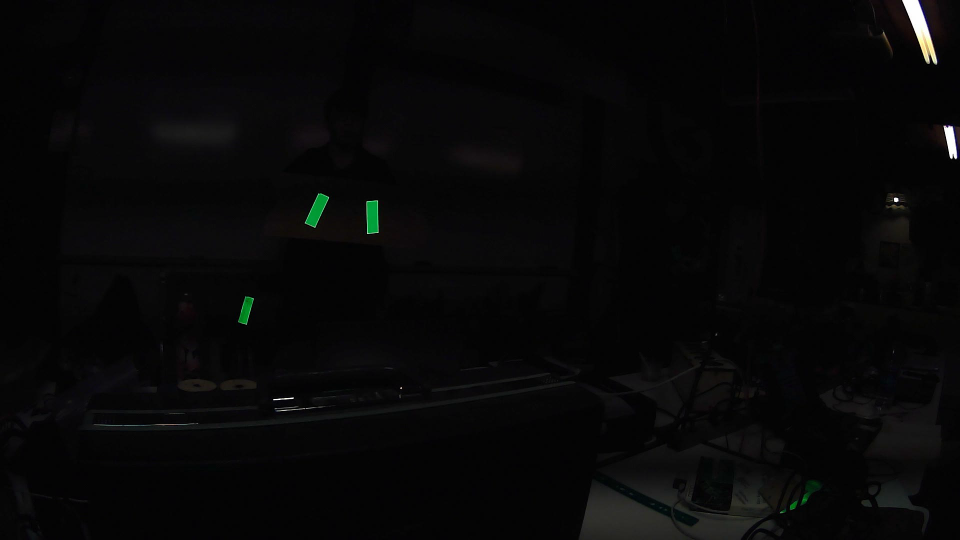
#> input picture 2019 Pipeline/img_0813.png, 1920 x 1080 px, found by its file name (shown at 1/2 size)
$ python processimage.py   (older library calls are emulated)
#> lines starting #> are read from the running program, lines starting #| are printed output that depends on the picture; after the words box and inside, x2 and y2 are one past the last pixel; in counts of white or black regions, pixels touching at a corner belong together
import math
import os
import numpy as np
import cv2

from   configs import configs

def display_scaled_image(name, image, scale):
    """Function to display a scaled cv2 image
    :param name:
        Window name
    :type name:
        basestring
    :param image:
        Image as numpy array
    :type image:
        numpy.ndarray
    :param scale:
        Scale factor applied to image
    :type scale:
        float
    """
    height, width = image.shape[:2]
    cv2.imshow(name, cv2.resize(image,
            (int(scale * width), int(scale * height)),
            interpolation=cv2.INTER_CUBIC))


# [5 lines left out: function point_dist, not called in this run]


class Point(object):
    # [31 lines left out: functions __init__, dist, angle, not called in this run]


class RotatedRect(object):
    # [11 lines left out: functions __init__, ratio, not called in this run]


class VisionTarget(object):
    # Data from 4.10 Vision Tragets
    # a pair of 5½ in. (~14 cm) long by 2 in. (~5 cm) wide strips
    rect_height = 5.5
    rect_height_m = rect_height * 0.0254
    rect_width = 2
    rect_aspect_ratio = rect_height / rect_width
    angle = 90 - (2 * 14.5)  # angled toward each other at ~14.5 degrees
    center_cap = 11.31  # cacualted based on specs

    camera_hfov = 80.0  # degrees
    camera_hres = configs['camera_res'][0]  # pixels
    camera_vres = configs['camera_res'][1]  # pixels
    camera_px_per_deg = camera_hres / camera_hfov

    def __init__(self, left_rect, right_rect):
        self.l_rect = RotatedRect(left_rect)
        self.r_rect = RotatedRect(right_rect)

    # [65 lines left out: functions angle, parallax, distance, pos, size, dict, not called in this run]


class ProcessImage(object):

    def __init__(self):
        (self.cv2major, self.cv2minor, _) = cv2.__version__.split(".")
        self.colors           = configs['MarkingColors']
        self.HSV_Top          = configs['HSV_Top']
        self.HSV_Bot          = configs['HSV_Bot']
        self.Min_Rect_Area    = configs['Min_Area']
        self.Max_Trgt_Ratio   = configs['MaxTargetRatio']
        self.Rect_Ratio_Limit = configs['RectRatioLimit']
        self.Min_Ang          = configs['MinAngle']
        self.Max_Ang          = configs['MaxAngle']

    def FindTarget(self, image):
        height, width, _ = image.shape
        image_area = height * width

        # Convert BGR to HSV
        # 7,4,12,13,13,6,6,8 ms
        # e1 = cv2.getTickCount()
        HSV_image = cv2.cvtColor(image, cv2.COLOR_BGR2HSV)

        # HSV threshold
        # 12,7,5,6,6,6,6,11 ms
        #e2 = cv2.getTickCount()
        threshold = cv2.inRange(HSV_image, self.HSV_Top, self.HSV_Bot)

        # Find Contours
        # 252, 76, 141, 48, 114
        #e3 = cv2.getTickCount()
        if self.cv2major == '4':
            contours, _    = cv2.findContours(threshold, mode=cv2.RETR_EXTERNAL, method=cv2.CHAIN_APPROX_SIMPLE)
        else:
            _, contours, _ = cv2.findContours(threshold, mode=cv2.RETR_EXTERNAL, method=cv2.CHAIN_APPROX_SIMPLE)
        # print("proc:{}contoures".format(len(contours)))

        # Filter Contours that are smaller than threshold
        # 46, 41, 0.1, 17
        #e4 = cv2.getTickCount()
        c_contours = list() # candidate objects
        for contour in contours:
            contour_area = cv2.contourArea(contour)
            if contour_area > (self.Min_Rect_Area * image_area):
                c_contours.append(contour)

        # Convert min area rect
        # 0.1
        # 109, 127, 106, 86, 146, 115, 47, 141
        #e8 = cv2.getTickCount()
        min_rectangles = [cv2.minAreaRect(contour) for contour in c_contours]

        # Filter Rectangles, and classify as left (leaning right) or right (leaning left)
        # 0.5, 0.01 0.5
        #e9 = cv2.getTickCount()
        right_rect = list()
        left_rect = list()
        for rect in min_rectangles:
            width, height = rect[1]
            rect_area = width * height
            # Filter small (relative to image) rects
            if rect_area / image_area < self.Min_Rect_Area:
                continue

            # Filter things that are too long and skinny
            if max(width, height) / min(width, height) > self.Rect_Ratio_Limit:
                continue

            # Classify if we are looking at a right or left rectangle
            if abs(rect[2]) < 45:
                right_rect.append(rect)
            else:
                left_rect.append(rect)

        rect_pairs = list()

        # Pair rects (based on the left rects)
        # 0.5ms 0.7
        #e10 = cv2.getTickCount()
        for l_rect in left_rect:
            found_match = False
            l_x, l_y = l_rect[0]
            l_width, l_height = l_rect[1]

            for r_index, r_rect in enumerate(right_rect):
                dist = point_dist(l_rect[0], r_rect[0])
                # Get some properties
                r_x, r_y = r_rect[0]
                r_width, r_height = r_rect[1]

                # Check if the left rectangle is right of the current right rectangle (this means it cannot be valid)
                if r_x < l_x:
                    continue

                # Check if the dist between points vs the rectangle height is too large
                if dist / max(l_width, l_height) > self.Max_Trgt_Ratio:
                    continue

                # Check if the angle between the targets is around the right value
                if not (self.Min_Ang < abs(l_rect[2]) - abs(r_rect[2]) < self.Max_Ang):
                    continue

                # If we got this far we found a match!
                found_match = True
                break

            if found_match:
                rect_pairs.append([l_rect, r_rect])
                del right_rect[r_index]

        found_targets = [VisionTarget(t[0], t[1]) for t in rect_pairs]
        # [9 lines of commented-out code are left out]

        return found_targets

    @staticmethod
    def drawtargets(image, targets):
        height, width, _ = image.shape
        for index, target in enumerate(targets):
            found_cont = [np.int0(cv2.boxPoints(r)) for r in [target.l_rect.raw_rect, target.r_rect.raw_rect]]
            try:
                color = ProcessImage.colors[index]
                image = cv2.drawContours(image, found_cont, -1, color, 3)
                x, y = target.pos
                image = cv2.circle(image, (int(x * width), int(y * height)),
                                    int((target.size * width) / 4),
                                    color, -1)
            except IndexError:
                # More targets than colors!
                pass
        return image


# [31 lines left out: function live_video, not called in this run]

def single_image(image_path):
    proc = ProcessImage()
    img = cv2.imread(image_path)
#> img is the input picture: shape (1080, 1920, 3); mean B, G, R 7.6, 7.6, 7.5
    found_targets = proc.FindTarget(img)
#> in FindTarget, `HSV_image = cv2.cvtColor(image, cv2.COLOR_BGR2HSV)`: HSV_image: shape (1080, 1920, 3); mean H, S, V 24.9, 18.1, 8.1
#> in FindTarget, `threshold = cv2.inRange(HSV_image, self.HSV_Top, self.HSV_Bot)`:
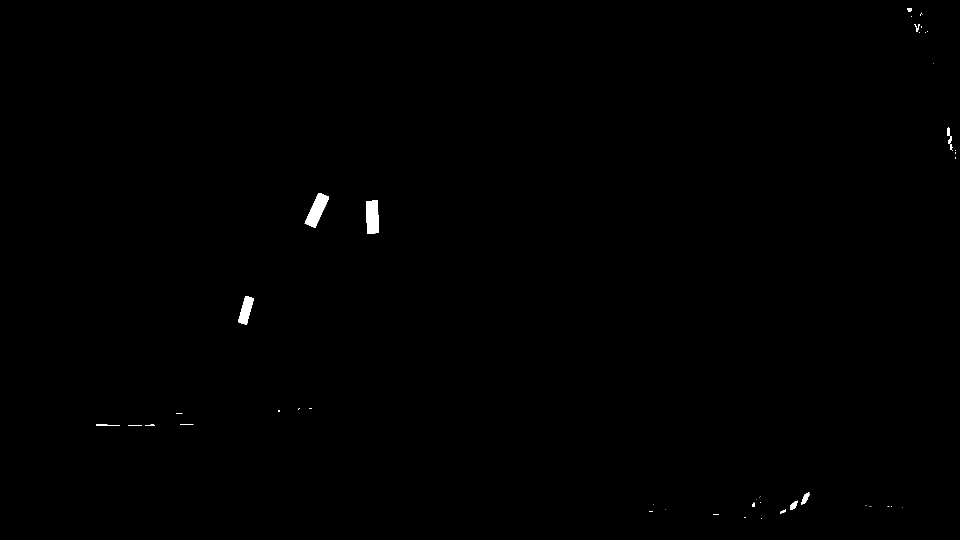
#> threshold: shape (1080, 1920) (shown at 1/2 size); 0.26% white; 45 white regions (31 under 20 px)
#> in FindTarget, `contours, _    = cv2.findContours(threshold, mode=cv2.RETR_EXTERNAL, m..`: contours = 45 contours, 34 with area under 20; largest, box (x1, y1, x2, y2) and area: (609, 386, 658, 456) 1526, (733, 401, 757, 468) 1440, (476, 592, 508, 650) 942, (1894, 254, 1906, 302) 178, (1602, 984, 1620, 1009) 174
#> the loop in FindTarget, `for contour in contours:` made 45 passes
#> contour_area on passes 6, 14, 16, 20, 23, 29, 30, 31, 35, 41, 45: 38.5, 23.5, 148, 173.5, 22.5, 941.5, 1439.5, 1525.5, 178, 56.5, 52
#> after the loop in FindTarget, `for contour in contours:`: c_contours = 3 contours; box (x1, y1, x2, y2) and area: (609, 386, 658, 456) 1526, (733, 401, 757, 468) 1440, (476, 592, 508, 650) 942
#> in FindTarget, `min_rectangles = [cv2.minAreaRect(contour) for contour in c_contours]`: min_rectangles = [((491.6, 620.2), (55.3, 18.52), -74.48), ((744.5, 434), (66, 23), -90), ((633.4, 419.8), (68.45, 23.96), -65.22)]
#> the loop in FindTarget, `for rect in min_rectangles:` made 3 passes
#> (rect, width, height, rect_area) on passes 1 to 3: (((491.6, 620.2), (55.3, 18.52), -74.48), 55.3, 18.52, 1024.1), (((744.5, 434), (66, 23), -90), 66, 23, 1518), (((633.4, 419.8), (68.45, 23.96), -65.22), 68.45, 23.96, 1639.7)
#> after the loop in FindTarget, `for rect in min_rectangles:`: left_rect has the same summary as min_rectangles; right_rect = []
#> the loop in FindTarget, `for l_rect in left_rect:` made 3 passes
#> (l_rect, l_x, l_y, l_width, l_height) on passes 1 to 3: (((491.6, 620.2), (55.3, 18.52), -74.48), 491.6, 620.2, 55.3, 18.52), (((744.5, 434), (66, 23), -90), 744.5, 434, 66, 23), (((633.4, 419.8), (68.45, 23.96), -65.22), 633.4, 419.8, 68.45, 23.96)
#> found_targets = []
    img = proc.drawtargets(img, found_targets)
    if len(found_targets) > 0:
        pass
        # print(found_targets[-1].l_rect.raw_rect)
    display_scaled_image('test', img, 0.5)
#> in display_scaled_image, `cv2.imshow(name, cv2.resize(image, (int(scale * width), int(scale * he..`:
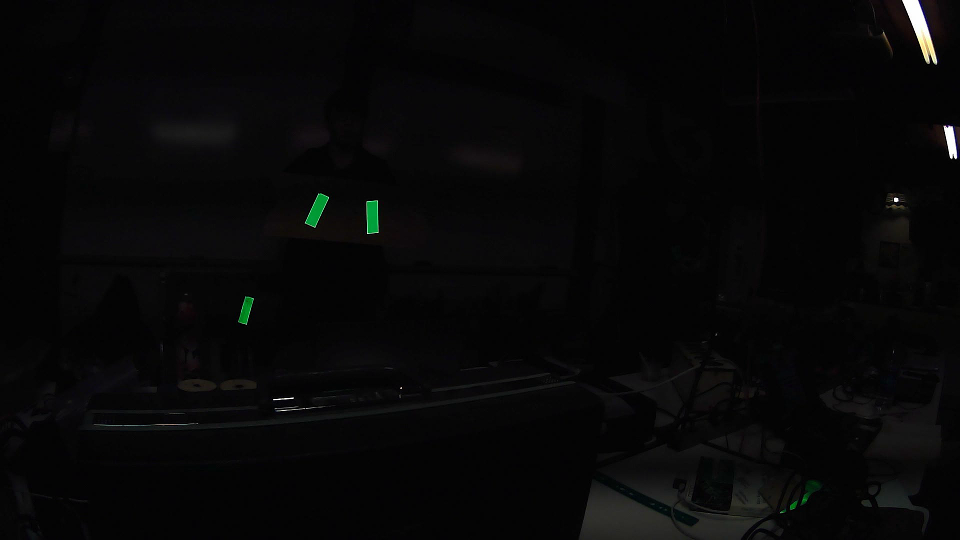
#> window 'test': shape (540, 960, 3); mean B, G, R 7.7, 7.6, 7.5


if __name__ == '__main__':
    # live_video()
    # exit()
    folder = 'D:/GitHub/Python Playground/BucketVision/2019 Pipeline'
    files = [os.path.join(folder, f) for f in os.listdir(folder) if os.path.isfile(os.path.join(folder, f))]
    images = [f for f in files if f.endswith(".png")]
    for image in images:
        # print(image)
        single_image(image)
        cv2.waitKey(20)
    cv2.waitKey(0)
    cv2.destroyAllWindows()
